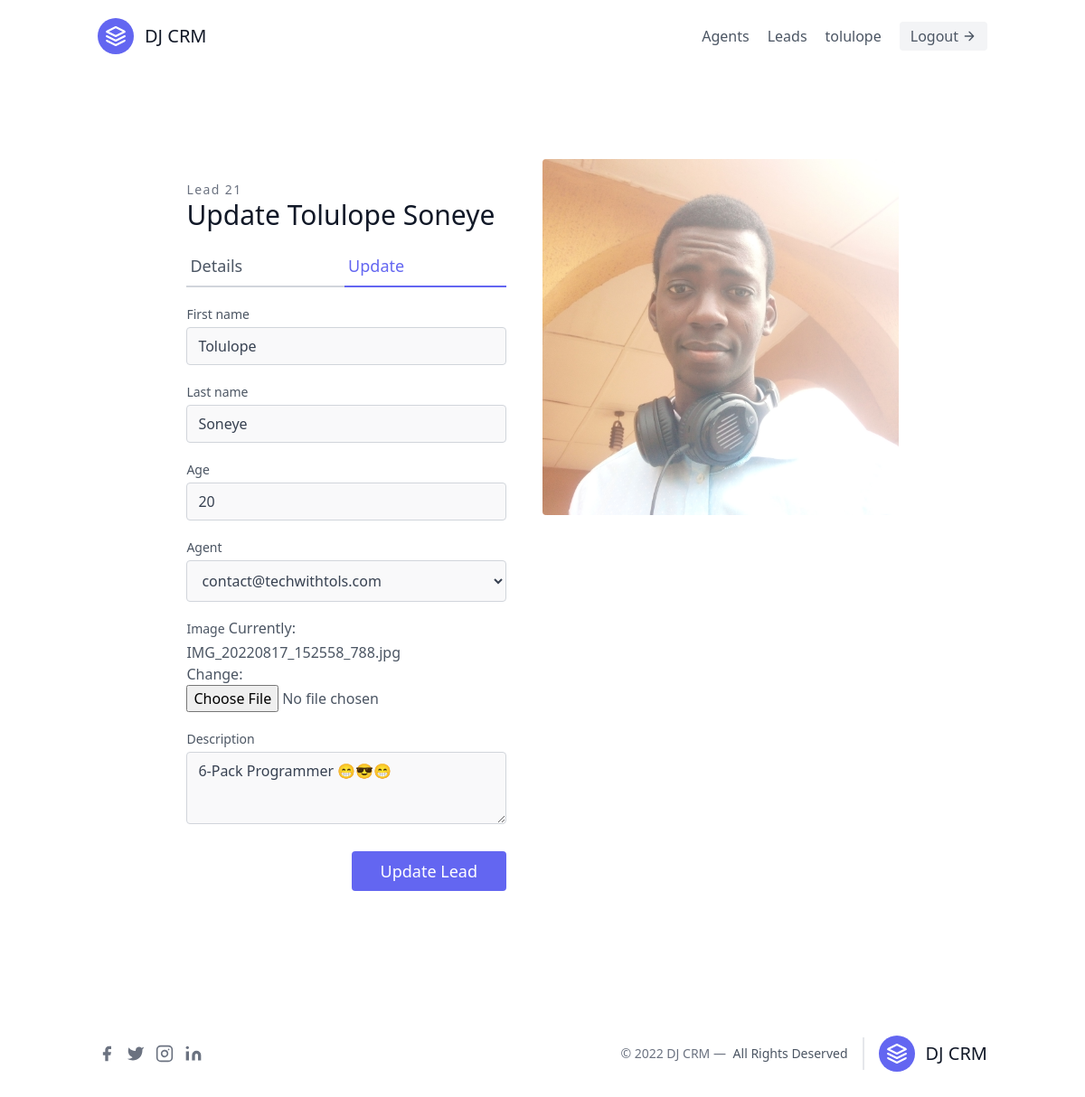
/leads/update/21/ (signed in), run on the app's committed database.
### leads/models.py (models this page shows)
class User(AbstractUser):
    pass

class Lead(models.Model):
    first_name = models.CharField(max_length=20)
    last_name = models.CharField(max_length=20)
    age = models.IntegerField(default=0)
    description = models.TextField(max_length=200,null=True, blank=True)
    image = models.ImageField()
    created_at = models.DateTimeField(auto_now_add=True)
    updated_at = models.DateTimeField(auto_now=True)
    agent = models.ForeignKey("Agent", on_delete=models.CASCADE, null=True)
    class Meta:
        ordering = ['-updated_at']
    def __str__(self) -> str:
        return self.first_name + " " + self.last_name

### leads/views.py (the view)
# urls.py: path('update/<int:pk>/', views.lead_update, name="update"),
def lead_update(request, pk):
    lead = get_object_or_404(Lead, id=pk)
    context = {}
    if lead:
        context['lead'] = lead
    form = LeadForm(instance=lead)
    context['form'] = form
    if request.method == 'POST':
        form = LeadForm(request.POST, instance=lead, files=request.FILES)
        if form.is_valid():
            lead.save()
            return redirect('/leads/')
    return render(request, 'leads/lead_update.html', context)

### leads/forms.py
class LeadForm(forms.ModelForm):
    class Meta:
        model = Lead
        fields = '__all__'
        widgets = {
            'first_name': forms.TextInput(attrs={'class': styles}),
            'last_name': forms.TextInput(attrs={'class': styles}),
            'age': forms.NumberInput(attrs={'class': styles}),
            'description': forms.Textarea(attrs={'class': f"{styles} h-20"}),
            'agent': forms.Select(attrs={'class': f"{styles} py-2.5"}),
        }

### leads/models.py (called while the page is built)
    def __str__(self):
        return self.user.email

### leads/templates/leads/lead_update.html (shortened to what this page needs)
{% extends 'main.html' %}
{% block content %}
<section class="text-gray-600 body-font overflow-hidden">
  <div class="container px-5 py-24 mx-auto">
    <div class="lg:w-4/5 mx-auto flex flex-wrap justify-between">
      <div class="lg:w-1/2 w-full lg:pr-10 lg:py-6 mb-6 lg:mb-0">
        <h2 class="text-sm title-font text-gray-500 tracking-widest">
          Lead {{lead.id}}
        </h2>
        <h1 class="text-gray-900 text-3xl title-font font-medium mb-4">
          Update {{lead}}
        </h1>
        <div class="flex mb-4">
          <a
          href="{% url 'leads:detail' lead.id %}"
            class="flex-grow border-b-2 border-gray-300 py-2 text-lg px-1"
            >Details</a
          >
          <a href="{% url 'leads:update' lead.id %}" class="flex-grow text-indigo-500 border-b-2 border-indigo-500 py-2 text-lg px-1"
            >Update</a
          >
        </div>
<form method="POST" class="form" enctype="multipart/form-data">
      <div class="w-full mx-auto">
        <div class="flex flex-col flex-wrap -m-2">
          <div class="p-2 w-full">
            <div class="relative">
              <label class="leading-7 text-sm text-gray-600"
                >{{form.first_name.label}}</label
              >
              {{form.first_name }}
            </div>
          </div>
          <div class="p-2 w-full">
            <div class="relative">
              <label class="leading-7 text-sm text-gray-600"
                >{{form.last_name.label}}</label
              >
              {{form.last_name }}
            </div>
          </div>
          <div class="p-2 w-full">
            <div class="relative">
              <label class="leading-7 text-sm text-gray-600"
                >{{form.age.label}}</label
              >
              {{form.age }}
            </div>
          </div>
          <div class="p-2 w-full">
            <div class="relative">
              <label class="leading-7 text-sm text-gray-600"
                >{{form.agent.label}}</label
              >
              {{form.agent }}
            </div>
          </div>
          <div class="p-2 w-full">
            <div class="relative">
              <label class="leading-7 text-sm text-gray-600"
                >{{form.image.label}}</label
              >
              {{form.image }}
            </div>
          </div>
          <div class="p-2 w-full">
            <div class="relative">
              <label class="leading-7 text-sm text-gray-600"
                >{{form.description.label}}</label
              >
              {{form.description }}
            </div>
          </div>
        </div>
        <div class="py-2 w-full flex justify-end">
          <input
            type="submit"
            class="flex  mt-4 text-white bg-indigo-500 border-0 py-2 px-8 focus:outline-none hover:bg-indigo-600 rounded text-lg"
            value="Update Lead"
          />
        </div>
      </div>
    </form>
      </div>
      <img
        alt="{{lead}}"
        class="lg:w-1/2 w-full  h-full object-cover object-center rounded"
        src="{{lead.image.url}}"
      />
    </div>
  </div>
</section>
{% endblock content %}

### templates/navbar.html (shortened to what this page needs)
<header class="text-gray-600 body-font">
    <div class="container mx-auto flex flex-wrap p-5 flex-col md:flex-row items-center">
      <a href="/" class="flex title-font font-medium items-center text-gray-900 mb-4 md:mb-0">
        <svg xmlns="http://www.w3.org/2000/svg" fill="none" stroke="currentColor" stroke-linecap="round" stroke-linejoin="round" stroke-width="2" class="w-10 h-10 text-white p-2 bg-indigo-500 rounded-full" viewBox="0 0 24 24">
          <path d="M12 2L2 7l10 5 10-5-10-5zM2 17l10 5 10-5M2 12l10 5 10-5"></path>
        </svg>
        <span class="ml-3 text-xl">DJ CRM</span>
      </a>
      <nav class="md:ml-auto flex flex-wrap items-center text-base justify-center">
        <a href="" class="mr-5 hover:text-gray-900">Agents</a>
        <a href="{% url 'leads:index' %}" class="mr-5 hover:text-gray-900">Leads</a>
        {% if request.user.is_authenticated %}
          <a href="" class="mr-5 hover:text-gray-900">{{request.user.username}}</a>
        {% else %}
        <a href="{% url 'leads:register' %}" class="mr-5 hover:text-gray-900">Register</a>
        {% endif %}
      </nav>
      {% if request.user.is_authenticated %}
        <button class="flex items-center bg-gray-100 border-0 py-1 px-3 focus:outline-none hover:bg-gray-200 rounded text-base mt-4 md:mt-0">
        <a href="{% url 'leads:logout' %}">Logout
        </a>
        <svg fill="none" stroke="currentColor" stroke-linecap="round" stroke-linejoin="round" stroke-width="2" class="w-4 h-4 ml-1" viewBox="0 0 24 24">
          <path d="M5 12h14M12 5l7 7-7 7"></path>
        </svg>
      </button>
        {% endif %}
    </div>
  </header>

### data on the page
User: user.username "tolulope"
Lead: id "21", first_name+last_name "Tolulope Soneye", first_name "Tolulope", last_name "Soneye", age "20", agent "contact@techwithtols.com", description "6-Pack Programmer 😁😎😁", image (picture)
